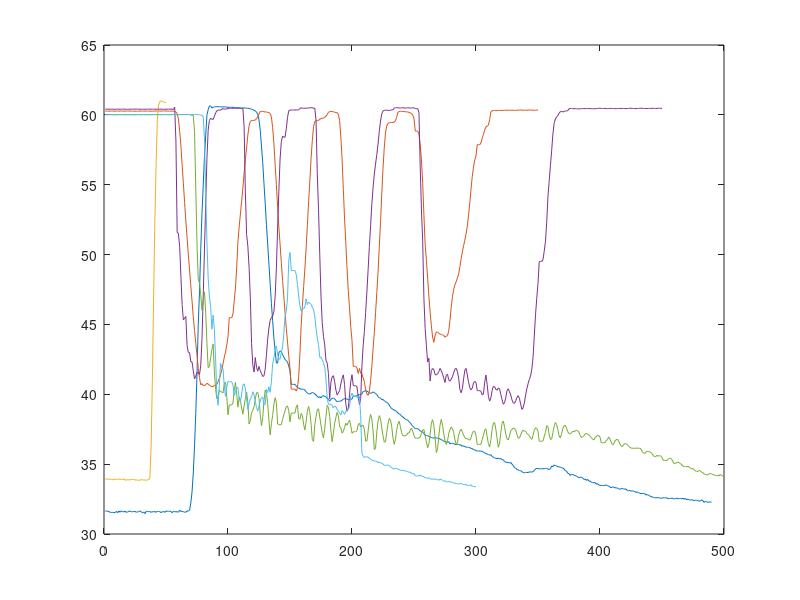

MATLAB code to generate this figure:

#inmersion
#variacion desde 10cm hasta 40cm, electrodos limpiados con isopropilico.

c1= [,31.64,31.64,31.64,31.59,31.56,31.54,31.55,31.54,31.54,31.62,31.52,31.65,31.56,31.66,31.60,31.58,31.63,31.55,31.58,31.62,31.65,31.58,31.60,31.60,31.62,31.56,31.58,31.60,31.66,31.60,31.50,31.58,31.46,31.62,31.62,31.61,31.60,31.55,31.61,31.57,31.62,31.55,31.62,31.61,31.60,31.53,31.59,31.61,31.55,31.64,31.63,31.63,31.63,31.61,31.52,31.63,31.60,31.58,31.60,31.56,31.70,31.61,31.63,31.60,31.56,31.56,31.65,31.64,31.71,32.21,33.02,34.36,36.28,38.63,41.46,45.00,47.33,50.34,52.92,54.92,56.98,58.50,59.98,60.37,60.64,60.64,60.49,60.55,60.57,60.58,60.59,60.58,60.58,60.58,60.56,60.57,60.57,60.57,60.55,60.55,60.54,60.54,60.54,60.54,60.53,60.53,60.52,60.49,60.51,60.50,60.49,60.50,60.49,60.49,60.48,60.47,60.46,60.44,60.40,60.37,60.33,60.28,60.22,60.03,59.64,58.89,57.77,56.59,55.08,53.67,52.14,50.76,49.30,47.92,46.51,45.27,44.03,43.15,42.25,42.22,42.97,43.10,43.06,42.84,42.67,42.49,42.42,42.30,42.01,41.69,40.71,40.71,40.71,40.71,40.60,40.49,40.45,40.40,40.36,40.37,40.37,40.31,40.18,40.10,40.03,40.02,40.08,40.12,40.10,40.03,39.95,39.87,39.75,39.83,39.74,39.86,39.91,39.85,39.80,39.72,39.65,39.51,39.64,39.72,39.73,39.68,39.55,39.48,39.50,39.50,39.51,39.58,39.64,39.69,39.68,39.66,39.62,39.60,39.64,39.66,39.87,39.87,39.87,39.90,39.96,39.98,39.99,40.02,40.20,40.21,40.26,40.23,40.18,40.10,40.07,40.10,40.17,40.13,40.04,39.99,39.83,39.76,39.73,39.61,39.63,39.54,39.48,39.41,39.36,39.23,39.08,38.97,38.93,38.86,38.85,38.75,38.67,38.60,38.56,38.43,38.39,38.30,38.22,38.18,38.14,38.04,37.96,37.82,37.72,37.63,37.54,37.54,37.54,37.47,37.38,37.34,37.29,37.18,37.08,37.05,37.03,36.98,36.93,36.91,36.88,36.86,36.89,36.88,36.86,36.85,36.80,36.75,36.71,36.65,36.61,36.60,36.57,36.60,36.45,36.49,36.50,36.47,36.41,36.41,36.40,36.43,36.37,36.36,36.28,36.31,36.25,36.22,36.21,36.21,36.18,36.12,36.13,36.02,36.03,35.97,35.94,35.94,35.94,35.93,35.92,35.85,35.81,35.75,35.73,35.68,35.65,35.67,35.55,35.49,35.44,35.42,35.38,35.44,35.36,35.41,35.32,35.31,35.19,35.14,35.12,35.12,35.08,35.12,35.00,34.91,34.74,34.73,34.60,34.60,34.54,34.53,34.47,34.40,34.39,34.39,34.42,34.39,34.45,34.44,34.43,34.47,34.53,34.66,34.70,34.68,34.67,34.67,34.67,34.67,34.68,34.69,34.69,34.65,34.62,34.66,34.87,34.82,34.94,34.90,34.87,34.81,34.80,34.79,34.75,34.72,34.66,34.53,34.50,34.35,34.32,34.19,34.27,34.25,34.21,34.19,34.14,34.07,34.04,34.07,34.07,34.01,33.91,33.93,33.84,33.91,33.79,33.79,33.71,33.69,33.65,33.69,33.56,33.61,33.50,33.49,33.47,33.47,33.47,33.48,33.51,33.46,33.43,33.37,33.31,33.37,33.37,33.30,33.31,33.29,33.22,33.21,33.23,33.27,33.23,33.20,33.23,33.11,33.09,33.12,33.06,33.09,33.07,33.04,32.97,33.02,32.95,32.93,32.88,32.91,32.91,32.89,32.80,32.82,32.78,32.74,32.67,32.66,32.63,32.60,32.58,32.60,32.61,32.58,32.56,32.58,32.59,32.59,32.59,32.58,32.52,32.56,32.53,32.58,32.53,32.51,32.53,32.57,32.52,32.54,32.55,32.51,32.56,32.48,32.55,32.45,32.50,32.45,32.42,32.46,32.42,32.38,32.43,32.41,32.37,32.36,32.36,32.45,32.38,32.26,32.35,32.29,32.27,32.29,32.29,32.28];



x=1:1:length(c1);
hold off;
plot(x, c1);



#ascension
#variacion desde 40cm hasta 10cm

c2= [,60.27,60.27,60.27,60.27,60.26,60.27,60.28,60.26,60.26,60.28,60.27,60.27,60.27,60.28,60.27,60.26,60.27,60.27,60.27,60.27,60.27,60.27,60.27,60.27,60.26,60.26,60.27,60.26,60.27,60.27,60.27,60.27,60.26,60.28,60.27,60.27,60.26,60.27,60.26,60.26,60.28,60.28,60.27,60.28,60.28,60.26,60.28,60.29,60.27,60.28,60.27,60.27,60.27,60.27,60.26,60.26,60.24,60.20,60.10,59.73,58.84,57.81,56.44,55.11,53.72,52.40,51.21,49.99,48.90,47.76,46.67,45.55,44.57,43.65,42.81,41.85,41.19,40.68,40.76,40.63,40.62,40.71,40.78,40.74,40.65,40.59,40.54,40.55,40.65,40.63,40.71,40.91,41.14,41.38,41.78,42.18,42.65,43.02,43.54,44.09,45.48,45.48,45.48,45.75,46.66,47.61,49.06,50.92,51.97,52.90,53.82,54.78,55.82,56.79,57.65,58.56,59.23,59.53,59.60,59.60,59.61,59.63,59.72,59.87,60.06,60.24,60.25,60.24,60.23,60.20,60.21,60.18,60.16,60.10,59.84,59.09,57.98,56.44,55.00,53.46,51.97,50.74,49.43,48.16,47.06,45.86,44.73,43.74,42.72,41.85,40.37,40.37,40.37,40.37,40.23,40.44,41.26,42.90,44.92,46.34,47.71,48.98,50.48,52.07,53.77,55.27,56.90,58.17,59.16,59.53,59.59,59.58,59.60,59.69,59.73,59.76,59.76,59.83,59.90,60.03,60.18,60.23,60.25,60.24,60.22,60.19,60.16,60.16,60.03,59.60,58.41,56.83,54.67,52.56,50.84,48.99,47.41,46.19,44.84,43.85,42.00,42.00,42.00,41.89,41.49,41.85,41.52,41.45,41.16,40.91,40.31,40.04,39.92,40.19,40.99,41.99,43.27,44.43,45.83,47.29,48.72,50.56,52.30,54.33,56.18,57.62,58.70,59.21,59.38,59.44,59.45,59.45,59.46,59.48,59.57,59.82,60.18,60.23,60.27,60.25,60.24,60.23,60.23,60.22,60.20,60.18,60.15,60.09,59.97,59.74,58.84,58.84,58.84,58.62,57.84,56.83,55.11,52.80,50.73,49.59,48.30,47.03,45.88,44.91,44.10,43.72,44.21,44.47,44.45,44.36,44.31,44.28,44.25,44.21,44.09,44.16,44.19,44.55,45.28,46.23,46.98,47.52,47.83,48.06,48.32,48.61,49.12,49.71,50.19,50.64,51.03,51.47,52.05,52.82,53.74,54.70,55.61,56.27,56.78,57.06,57.87,57.87,57.87,57.98,58.33,58.60,58.92,59.14,59.20,59.26,59.66,60.21,60.29,60.32,60.31,60.30,60.31,60.31,60.33,60.32,60.31,60.32,60.32,60.34,60.32,60.34,60.33,60.33,60.33,60.33,60.32,60.32,60.33,60.34,60.34,60.36,60.33,60.33,60.34,60.33,60.33,60.34,60.36,60.33,60.35,60.33,60.33,60.33,60.34,60.35];


hold on;
x=1:1:length(c2);
plot(x, c2)
























#inmersion. Escalon (velocidad alta).
#flanco desde 10cm hasta 40cm.

c3= [33.93,33.93,33.93,33.92,33.93,33.91,33.87,33.92,33.92,33.92,33.89,33.95,33.93,33.91,33.89,33.95,33.86,33.86,33.89,33.87,33.88,33.90,33.91,33.90,33.86,33.87,33.86,33.85,33.84,33.90,33.87,33.87,33.86,33.86,33.86,33.90,33.99,36.29,41.00,46.96,52.36,56.44,59.67,60.68,60.94,61.01,60.96,60.92,60.90,60.88];

hold on;
x=1:1:length(c3);
plot(x, c3)























#ascension. Escalon (velocidad alta).
#flanco desde 40cm hasta 10cm.

c4= [,60.41,60.41,60.41,60.40,60.40,60.41,60.41,60.40,60.40,60.40,60.42,60.41,60.40,60.41,60.41,60.41,60.41,60.39,60.41,60.40,60.41,60.41,60.41,60.41,60.41,60.42,60.41,60.41,60.40,60.40,60.41,60.40,60.40,60.41,60.41,60.41,60.40,60.41,60.41,60.40,60.41,60.41,60.40,60.40,60.41,60.41,60.41,60.40,60.40,60.40,60.41,60.41,60.41,60.41,60.41,60.37,60.55,58.11,51.60,51.51,50.60,48.49,46.42,45.32,45.45,45.57,43.48,43.00,42.99,42.33,42.32,41.68,41.10,41.30,41.57,41.55,41.42,42.02,43.91,46.98,50.33,53.58,56.87,58.89,59.61,59.76,59.69,59.67,59.90,60.14,60.29,60.33,60.35,60.33,60.42,60.43,60.41,60.42,60.42,60.47,60.47,60.47,60.47,60.48,60.47,60.46,60.46,60.47,60.49,60.48,60.44,60.46,59.15,54.47,51.44,50.61,49.09,46.94,43.63,42.12,41.59,42.63,41.94,41.65,42.00,41.69,41.49,41.28,41.32,41.80,42.82,43.95,44.75,45.29,45.49,45.60,45.91,46.98,48.99,51.90,54.53,56.85,58.08,58.48,58.40,58.40,59.00,59.82,60.30,60.34,60.35,60.35,60.35,60.35,60.35,60.35,60.36,60.45,60.51,60.47,60.47,60.48,60.47,60.49,60.49,60.51,60.51,60.52,60.46,60.49,59.60,55.82,53.21,49.99,46.98,45.12,44.14,43.54,42.42,42.24,41.48,39.69,40.89,41.24,41.33,40.90,40.31,39.96,40.10,40.27,40.75,41.13,41.39,40.70,39.33,38.79,38.99,39.96,40.91,41.40,40.62,40.62,40.62,40.53,39.86,39.27,39.69,42.04,43.49,44.51,45.87,47.32,48.93,50.59,52.06,53.64,54.81,55.76,56.49,57.16,57.91,58.83,59.56,60.07,60.28,60.32,60.33,60.33,60.33,60.31,60.33,60.36,60.36,60.48,60.50,60.52,60.50,60.50,60.49,60.50,60.51,60.50,60.48,60.49,60.51,60.49,60.49,60.49,60.50,60.51,60.45,60.45,60.45,60.16,56.30,53.19,50.98,46.84,44.70,43.47,42.31,42.58,40.95,41.71,41.85,41.76,41.41,41.38,41.48,41.62,41.85,41.68,41.47,41.15,40.84,41.36,41.44,41.04,40.94,41.10,41.25,41.54,41.80,41.86,41.62,41.15,40.35,40.11,40.41,41.10,41.73,41.85,41.38,40.87,40.47,40.32,40.44,40.82,40.93,40.84,40.26,40.26,40.26,40.21,39.96,40.03,40.85,41.38,40.70,39.85,39.51,39.75,40.27,40.57,40.54,40.36,40.29,40.46,40.39,39.99,39.63,39.29,39.39,39.77,40.26,40.39,40.19,39.95,39.61,39.39,39.35,39.53,39.77,39.90,39.72,39.30,38.92,39.04,39.38,39.96,40.39,40.76,41.07,41.30,41.80,42.63,44.17,45.69,46.88,47.93,49.51,49.51,49.51,49.63,50.23,50.92,52.27,54.12,55.25,56.36,57.43,58.61,59.38,59.71,59.84,59.96,60.11,60.23,60.27,60.20,60.25,60.28,60.27,60.31,60.43,60.47,60.45,60.45,60.44,60.44,60.44,60.43,60.43,60.43,60.45,60.45,60.45,60.45,60.45,60.45,60.46,60.44,60.45,60.43,60.44,60.44,60.45,60.45,60.47,60.47,60.46,60.46,60.46,60.46,60.45,60.44,60.45,60.47,60.46,60.45,60.46,60.44,60.45,60.45,60.46,60.45,60.46,60.46,60.46,60.45,60.45,60.45,60.46,60.48,60.47,60.46,60.45,60.46,60.44,60.46,60.46,60.47,60.47,60.47,60.47,60.45,60.46,60.45,60.46,60.46,60.46,60.47,60.47,60.46,60.46,60.46,60.47,60.48,60.46,60.46];

hold on;
x=1:1:length(c4);
plot(x, c4)







#ascension
#escalon unico, de 40cm a 10cm y queda en 10cm final
c5= [,60.01,60.01,60.01,60.02,60.02,60.01,60.01,60.01,60.00,60.01,60.01,60.02,60.02,60.01,60.01,60.02,60.01,60.00,60.02,60.01,60.02,60.01,60.01,60.01,60.00,60.01,60.02,60.02,60.01,60.01,60.02,60.02,60.01,60.01,60.01,60.02,60.01,60.01,60.01,60.02,60.02,60.01,60.01,60.02,60.01,60.01,60.01,60.02,60.02,60.03,60.01,60.01,60.01,60.01,60.02,60.02,60.01,60.02,60.01,60.03,60.03,60.01,60.03,60.02,60.02,60.02,60.03,60.03,60.01,60.00,59.97,59.97,58.83,54.77,50.77,48.23,47.97,47.15,46.02,46.70,47.33,45.86,43.64,41.91,41.99,42.63,43.20,43.60,41.62,40.35,39.69,39.86,40.29,40.19,40.17,40.10,40.73,40.87,39.83,38.53,39.24,39.24,39.24,39.37,40.27,40.86,40.02,39.08,39.80,39.55,39.02,38.58,39.18,39.71,40.17,39.42,37.87,38.12,38.67,38.86,39.10,39.66,40.11,40.14,39.71,38.55,37.75,38.33,39.52,40.30,40.08,39.33,38.16,37.09,37.91,38.49,39.26,39.76,39.43,37.88,37.84,37.81,37.84,38.20,38.54,38.82,39.11,39.17,38.82,38.03,38.66,38.66,38.66,38.66,39.09,39.25,38.25,38.22,38.63,38.49,37.83,37.44,38.05,38.79,39.14,38.70,37.87,36.75,36.63,37.81,38.39,38.91,38.96,38.37,37.77,37.21,36.88,37.57,38.44,39.21,39.06,38.42,37.37,36.61,37.21,37.93,38.35,38.71,38.47,37.68,37.61,37.23,37.34,37.62,37.93,37.79,37.98,38.15,37.74,37.21,37.32,37.32,37.32,37.41,37.83,37.92,37.66,37.74,37.79,37.47,36.65,36.65,37.38,38.15,38.56,38.24,37.36,36.04,36.14,37.30,38.08,38.47,38.25,37.59,37.03,36.59,36.59,37.27,37.85,38.27,38.18,37.71,36.89,36.42,36.74,37.43,37.87,38.07,37.70,37.27,37.04,37.03,37.02,37.10,37.23,37.23,37.44,37.58,37.35,37.05,36.86,36.86,36.86,36.86,36.95,37.20,37.44,37.47,37.03,36.60,36.17,36.45,37.14,37.94,38.18,37.77,36.90,35.83,36.09,37.01,37.79,38.21,37.79,37.17,36.70,36.41,36.63,37.20,37.46,37.66,37.56,37.25,36.75,36.42,36.53,37.07,37.36,37.51,37.28,37.09,36.89,36.81,36.84,36.75,36.72,36.90,37.21,37.37,37.34,37.05,36.41,36.41,36.41,36.43,36.76,37.07,37.45,37.53,36.96,36.47,36.22,36.75,37.49,37.94,37.98,37.51,36.84,36.21,36.50,37.24,37.91,38.09,37.68,37.17,36.81,36.73,37.02,37.38,37.49,37.59,37.55,37.45,37.12,36.87,36.86,37.08,37.30,37.43,37.36,37.35,37.19,37.13,37.04,36.86,36.77,37.05,37.41,37.61,37.56,37.35,36.64,36.64,36.64,36.66,36.98,37.27,37.75,37.69,37.13,36.77,36.79,37.25,37.68,37.98,37.85,37.48,37.03,36.88,37.15,37.54,37.75,37.78,37.58,37.32,37.18,37.18,37.25,37.35,37.32,37.38,37.44,37.38,37.29,37.06,36.91,36.96,37.04,37.16,37.20,37.13,37.10,36.99,36.90,36.79,36.73,36.90,36.96,37.08,37.03,36.94,36.53,36.53,36.53,36.54,36.68,36.77,36.95,36.79,36.59,36.39,36.42,36.66,36.74,36.79,36.67,36.44,36.31,36.24,36.40,36.48,36.44,36.40,36.31,36.21,36.16,36.13,36.15,36.12,36.16,36.14,36.14,36.14,36.10,35.89,35.82,35.76,35.85,35.91,35.92,35.89,35.83,35.74,35.62,35.53,35.55,35.63,35.57,35.61,35.59,35.48,35.27,35.27,35.27,35.26,35.35,35.41,35.43,35.32,35.16,35.02,35.08,35.11,35.15,35.09,35.03,34.95,34.85,34.83,34.82,34.81,34.84,34.79,34.71,34.66,34.69,34.59,34.50,34.49,34.48,34.55,34.52,34.42,34.38,34.30,34.27,34.22,34.25,34.29,34.34,34.30,34.26,34.22,34.21,34.15,34.21,34.16,34.25,34.22,34.16,34.11];

x=1:1:length(c5);
plot(x, c5)



#ascension
#escalon, secado de electrodos ni bien salen del agua
c6= [,60.02,60.02,60.02,60.01,60.02,60.02,60.02,60.02,60.01,60.02,60.02,60.02,60.02,60.03,60.02,60.02,60.01,60.02,60.02,60.01,60.02,60.01,60.02,60.01,60.02,60.02,60.02,60.02,60.02,60.01,60.02,60.02,60.02,60.01,60.02,60.02,60.01,60.03,60.02,60.03,60.02,60.03,60.03,60.02,60.02,60.03,60.02,60.03,60.02,60.02,60.02,60.02,60.02,60.02,60.03,60.03,60.01,60.03,60.01,60.02,60.02,60.02,60.04,60.03,60.03,60.02,60.02,60.03,60.03,60.02,60.01,60.02,60.03,60.03,60.01,60.02,60.01,59.99,59.96,59.90,58.35,54.47,50.91,48.34,46.97,46.30,44.66,45.67,44.65,42.53,39.93,39.21,40.65,42.21,41.91,41.83,40.59,39.85,40.50,40.92,40.90,40.90,40.90,40.68,39.92,40.13,40.51,40.45,39.75,39.45,40.01,40.67,40.75,40.38,39.65,38.93,39.33,39.67,39.80,40.18,39.97,39.50,39.05,38.80,39.17,39.52,39.76,39.80,39.24,39.29,40.34,40.13,40.54,40.14,40.90,42.18,42.62,43.17,43.46,42.89,42.54,42.51,43.01,43.39,44.36,45.56,45.95,46.90,49.61,50.15,48.86,48.86,48.86,48.86,48.59,47.86,47.04,46.34,45.94,46.10,46.13,46.25,46.83,46.42,46.60,46.52,46.44,46.23,46.05,45.56,44.71,44.02,43.56,42.64,42.67,42.49,42.26,41.96,41.10,39.71,39.28,39.31,39.25,39.21,39.02,39.17,39.11,38.92,38.77,38.70,38.52,38.83,38.73,38.56,38.80,38.81,38.92,39.11,39.86,40.08,39.87,39.87,39.87,39.81,39.71,39.88,38.46,35.75,35.59,35.48,35.52,35.53,35.50,35.41,35.35,35.29,35.26,35.23,35.23,35.18,35.11,35.15,35.08,35.08,35.01,34.92,34.91,34.93,34.93,34.90,34.83,34.74,34.68,34.65,34.72,34.69,34.64,34.61,34.58,34.54,34.56,34.53,34.51,34.49,34.45,34.43,34.42,34.35,34.32,34.32,34.16,34.16,34.16,34.16,34.23,34.13,34.15,34.09,34.03,34.02,33.97,34.03,33.97,33.92,33.92,33.93,33.93,33.91,33.89,33.85,33.92,33.90,33.85,33.78,33.81,33.75,33.73,33.76,33.72,33.73,33.70,33.64,33.65,33.61,33.60,33.58,33.59,33.62,33.58,33.53,33.52,33.55,33.48,33.47,33.47,33.52,33.42,33.40,33.39,33.38];

hold on;
x=1:1:length(c6);
plot(x, c6)





























